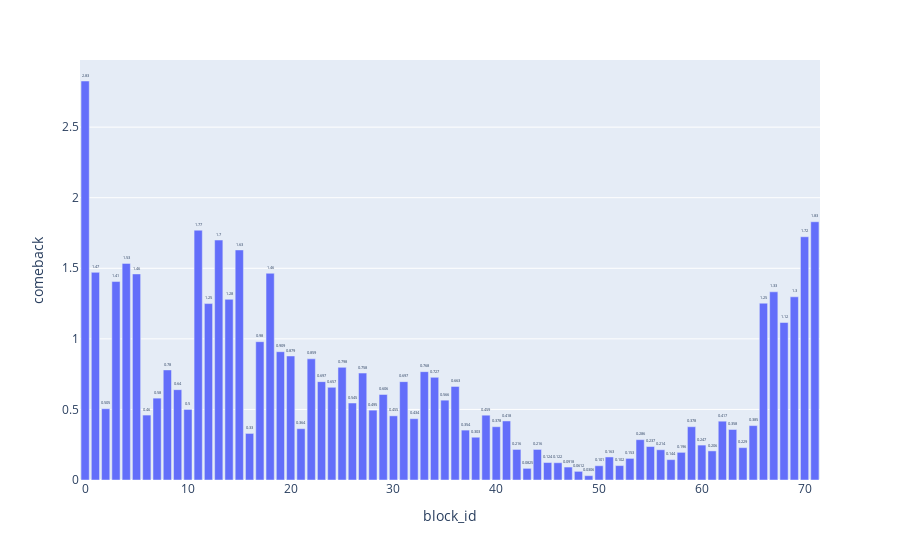

Notebook cell for this chart:
### Code cell
import plotly.express as px


fig = px.bar(median_df, y='comeback', x='block_id', text='comeback')
fig.update_traces(texttemplate='%{text:.3}', textposition='outside')

fig.update_layout(uniformtext_minsize=4, uniformtext_mode='show')

fig.show()

### Figure 1 — Plotly figure (JSON) as saved in the notebook; plotly's stock layout.template omitted (floating-point values rounded to 4 significant figures)
{"data": [{"alignmentgroup": "True", "hovertemplate": "block_id=%{x}<br>comeback=%{text}<extra></extra>", "legendgroup": "", "marker": {"color": "#636efa"}, "name": "", "offsetgroup": "", "orientation": "v", "showlegend": false, "text": [2.827, 1.471, 0.505, 1.406, 1.535, 1.46, 0.46, 0.58, 0.78, 0.64, 0.5, 1.77, 1.25, 1.7, 1.28, 1.63, 0.33, 0.98, 1.465, 0.9091, 0.8788, 0.3636, 0.8586, 0.697, 0.6566, 0.798, 0.5455, 0.7576, 0.4949, 0.6061, 0.4545, 0.697, 0.4343, 0.7677, 0.7273, 0.5657, 0.6633, 0.3535, 0.303, 0.4592, 0.3776, 0.4184, 0.2165, 0.08247, 0.2165, 0.1237, 0.1224, 0.09184, 0.06122, 0.03061, 0.101, 0.1633, 0.102, 0.1531, 0.2857, 0.2371, 0.2143, 0.1443, 0.1959, 0.3776, 0.2474, 0.2062, 0.4167, 0.3579, 0.2292, 0.3854, 1.253, 1.333, 1.116, 1.298, 1.723, 1.83], "textposition": "outside", "texttemplate": "%{text:.3}", "type": "bar", "x": [0, 1, 2, 3, 4, 5, 6, 7, 8, 9, 10, 11, 12, 13, 14, 15, 16, 17, 18, 19, 20, 21, 22, 23, 24, 25, 26, 27, 28, 29, 30, 31, 32, 33, 34, 35, 36, 37, 38, 39, 40, 41, 42, 43, 44, 45, 46, 47, 48, 49, 50, 51, 52, 53, 54, 55, 56, 57, 58, 59, 60, 61, 62, 63, 64, 65, 66, 67, 68, 69, 70, 71], "xaxis": "x", "y": [2.827, 1.471, 0.505, 1.406, 1.535, 1.46, 0.46, 0.58, 0.78, 0.64, 0.5, 1.77, 1.25, 1.7, 1.28, 1.63, 0.33, 0.98, 1.465, 0.9091, 0.8788, 0.3636, 0.8586, 0.697, 0.6566, 0.798, 0.5455, 0.7576, 0.4949, 0.6061, 0.4545, 0.697, 0.4343, 0.7677, 0.7273, 0.5657, 0.6633, 0.3535, 0.303, 0.4592, 0.3776, 0.4184, 0.2165, 0.08247, 0.2165, 0.1237, 0.1224, 0.09184, 0.06122, 0.03061, 0.101, 0.1633, 0.102, 0.1531, 0.2857, 0.2371, 0.2143, 0.1443, 0.1959, 0.3776, 0.2474, 0.2062, 0.4167, 0.3579, 0.2292, 0.3854, 1.253, 1.333, 1.116, 1.298, 1.723, 1.83], "yaxis": "y"}], "layout": {"barmode": "relative", "legend": {"tracegroupgap": 0}, "margin": {"t": 60}, "uniformtext": {"minsize": 4, "mode": "show"}, "xaxis": {"anchor": "y", "domain": [0, 1], "title": {"text": "block_id"}}, "yaxis": {"anchor": "x", "domain": [0, 1], "title": {"text": "comeback"}}}}
